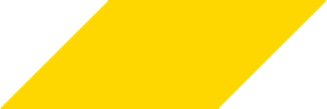
#> input picture tangram/golden_para.png, 327 x 109 px, found by its file name
$ python color_changer.py
#> lines starting #> are read from the running program, lines starting #| are printed output that depends on the picture
from PIL import Image

# Open the image file
img = Image.open('C:/Users/ENeS/OneDrive - 室蘭工業大学/デスクトップ/tangram/golden_para.png').convert('RGBA')
#> img is the input picture: PIL image 327x109 RGBA; mean R, G, B, A 172, 145, 0, 170.3
width, height = img.size
#> width = 327; height = 109

# Prussian blue in RGBA (Prussian blue RGB is (0, 49, 83), 255 is for full opacity)
golden = (0, 0, 0, 255)

# Load the pixel data
data = img.load()

# Iterate over each pixel
for y in range(height):
    for x in range(width):
        # Get the RGBA value of the pixel
        r, g, b, a = data[x, y]

        # Define the condition to change the color - this assumes the triangle is not pure white or black
        # You may need to adjust the condition based on the color of the triangle
        if not (r > 250 and g > 250 and b > 250) and a > 0:  # not white and not fully transparent
            data[x, y] = golden

# Save the modified image

img.save('para_shadow.png')
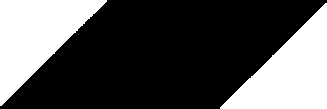
#> saved as para_shadow.png: PIL image 327x109 RGBA; mean R, G, B, A 0, 0, 0, 172; transparent parts drawn white
print(img.size)
#| (327, 109)
